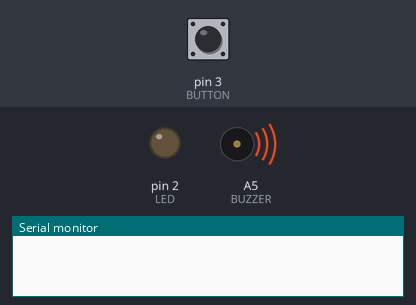
Recording of a sketch running on a simulated Arduino Uno, built with avr-gcc and run on an emulated ATmega328P. Parts: output pins drawn as LEDs (lit = HIGH), buzzer (waves = sounding), the last lines printed to the serial monitor. The inputs (shaded band) are chosen by the test bench; at power-on: pin 3 (BUTTON) HIGH. Random numbers use the default seed unless the sketch sets one.

Above: at 0.1 s.
At 3.8 s:
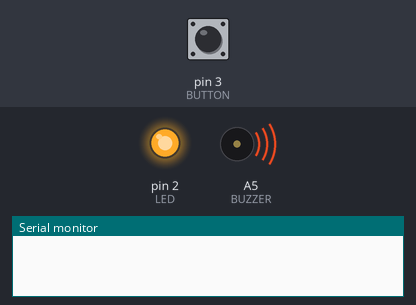
3.9 s: pin 3 (BUTTON) pulled LOW for 0.15 s
At 4.4 s:
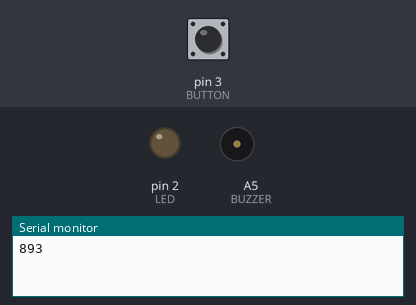
5.5 s: pin 3 (BUTTON) pulled LOW for 1 s
9.5 s: pin 3 (BUTTON) pulled LOW for 3.2 s
Timing chart, 0 to 15.4 s (numbered marks = the images above; inputs shaded):
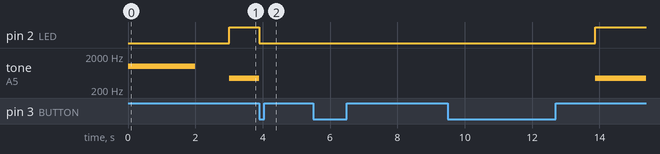

The sketch:

reflex-game.ino
```cpp
int LED = 2;
int BUTTON = 3;
int BUZZER = A5;

void setup() {
  pinMode(LED, OUTPUT);
  pinMode(BUTTON, INPUT_PULLUP);
  pinMode(BUZZER, OUTPUT);
  tone(BUZZER, 1000, 2000);
  Serial.begin(9600);
}

void loop() {
  int wait = random(300, 5000);
  delay(wait);
  digitalWrite(LED, HIGH);
  tone(BUZZER, 440);
  unsigned long start_time = millis();   //time when the game started
  while (digitalRead(BUTTON) == HIGH) {  //waiting for the player to press the button
  }
  unsigned long reaction_time = millis() - start_time; //reaction time
  Serial.println(reaction_time);
  digitalWrite(LED, LOW);
  noTone(BUZZER);
  delay(1000);
}
```

Measured:
- after the input at 3.9 s, pin 2 (LED): HIGH → LOW at once; tone on A5 (BUZZER): 440 Hz → silent at once
